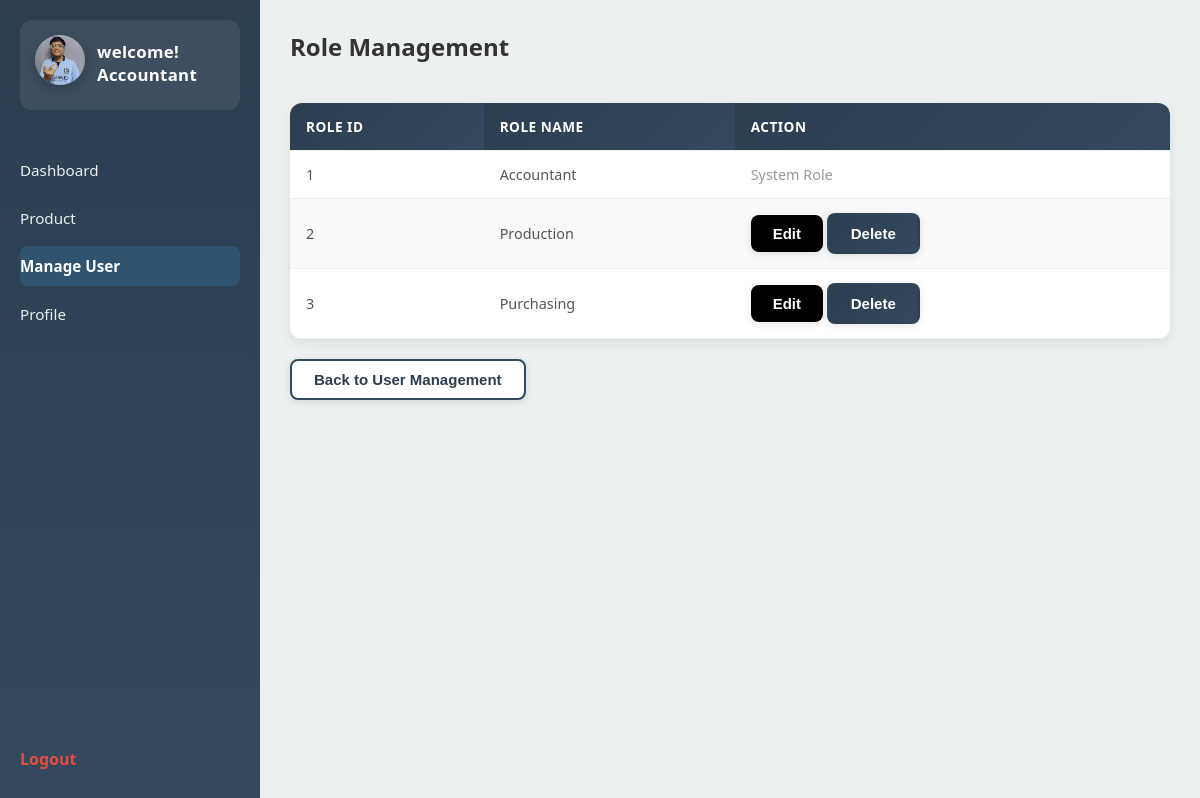
The app's page /accountant/user/role_index.php (signed in) with its own data.
### tables this page shows
CREATE TABLE `role` (
  `role_id` int(11) NOT NULL,
  `role_name` varchar(200) NOT NULL,
  `password` varchar(300) NOT NULL
);

### include/php/userManagement/role.php (called while the page is built, shortened)
<?php
function getAllRoles($conn) {
    $sql = "SELECT * FROM role ORDER BY role_id ASC";
    return $conn->query($sql);
}
?>

### accountant/user/role_index.php (the view, shortened to what this page needs)
<?php
$link = "../../include/";
include($link."container/head.php");
include($link."container/nav.php");
require($link . "php/config.php");
require_once($link . "php/userManagement/role.php");
$roles = getAllRoles($conn);
?>
<div class="main">
    <div>
        <div class="SContainer">
            <h2>Role Management</h2>
        </div>
        <table style="margin-top: 40px;">
            <thead>
                <tr>
                    <th>Role ID</th>
                    <th>Role Name</th>
                    <th>Action</th>
                </tr>
            </thead>
            <tbody>
                <?php if ($roles->num_rows === 0): ?>
                    <tr>
                        <td colspan="3" style="text-align:center;">No roles found</td>
                    </tr>
                <?php else: ?>
                    <?php while ($row = $roles->fetch_assoc()): ?>
                        <tr>
                            <td><?= $row['role_id']; ?></td>
                            <td><?= htmlspecialchars($row['role_name']); ?></td>
                            <td>
                                <?php if($row['role_id'] != 1): ?>
                                    <button onclick="window.location.href='role_edit.php?id=<?= $row['role_id']; ?>'" class="btn btn-primary">
                                        Edit
                                    </button>
                                    <button
                                        class="btn btn-main"
                                        onclick="if(confirm('Delete this role?')) window.location.href='role_index.php?action=delete&id=<?= $row['role_id']; ?>';">
                                        Delete
                                    </button>
                                <?php else: ?>
                                    <span style="color: #999;">System Role</span>
                                <?php endif; ?>
                            </td>
                        </tr>
                    <?php endwhile; ?>
                <?php endif; ?>
            </tbody>
        </table>
        <div style="margin-top: 20px;">
            <button class="btn btn-secondary" onclick="window.location.href='index.php'">Back to User Management</button>
        </div>
    </div>
</div>
<?php
include($link."container/footer.php");
?>

### include/css/accountant.css (style rules this page uses)
* { margin: 0; padding: 0; box-sizing: border-box; }
body { margin: 0; font-family: 'Segoe UI', Tahoma, Geneva, Verdana, sans-serif; display: flex; height: 100vh; color: #333; background-color: #ecf0f1; overflow: hidden; }
.main { flex: 1; background-color: #ecf0f1; padding: 30px; overflow-y: auto; position: relative; }
table { width: 100%; border-collapse: collapse; background: #fff; border-radius: 12px; overflow: hidden; box-shadow: 0 4px 12px rgba(0, 0, 0, 0.08); }
th, td { padding: 14px 16px; border-bottom: 1px solid #ecf0f1; font-size: 0.9em; text-align: left; }
th { background: linear-gradient(135deg, #2c3e50 0%, #34495e 100%); color: #fff; font-weight: 600; text-transform: uppercase; letter-spacing: 0.5px; font-size: 0.85em; }
tr { transition: all 0.2s ease; }
tr:nth-child(even) { background-color: #f8f9fa; }
td { color: #555; }
.btn { padding: 10px 22px; border-radius: 8px; cursor: pointer; font-size: 15px; font-weight: 600; transition: all 0.3s ease; border: none; box-shadow: 0 2px 8px rgba(0, 0, 0, 0.1); position: relative; overflow: hidden; }
.btn::before { content: ''; position: absolute; top: 50%; left: 50%; width: 0; height: 0; border-radius: 50%; background: rgba(255, 255, 255, 0.3); transform: translate(-50%, -50%); transition: width 0.4s, height 0.4s; }
.btn-main { background: linear-gradient(135deg, #2c3e50 0%, #34495e 100%); color: #fff; border: 2px solid transparent; }
.btn-primary { background: #000; color: #fff; border-radius: 8px; }
.btn-secondary { background-color: white; color: #2c3e50; border: 2px solid #34495e; }
.SContainer { display: flex; justify-content: space-between; align-items: center; gap: 15px; }

### records on screen
role: role_id "1", role_name "Accountant", shows "System Role"
role: role_id "2", role_name "Production"
role: role_id "3", role_name "Purchasing"

### other values on screen
$_SESSION['username'] "Accountant"
